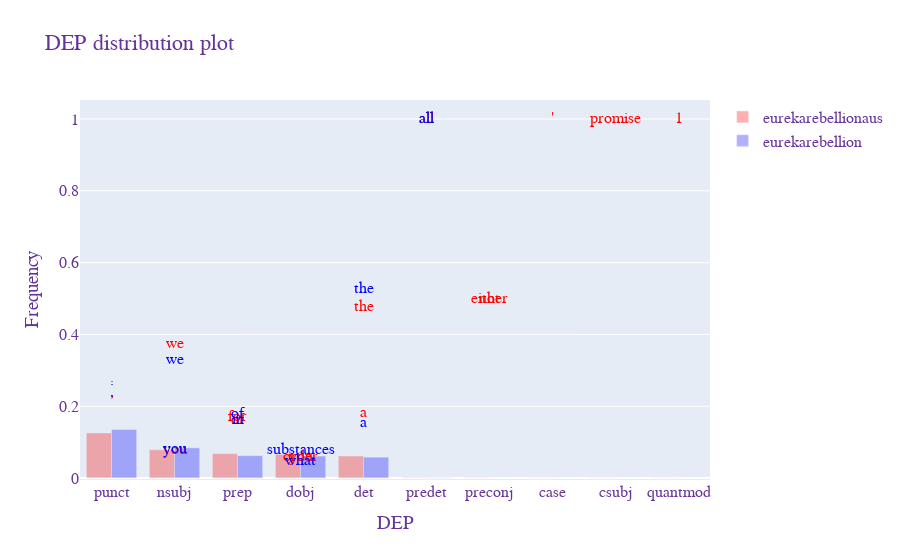

Notebook code for this chart:
### Code cell
generate_scatter_plot(parent_vendor_vocab, parent_vendor_density, alias1_vocab, alias1_density, parent_vendor_name="eurekarebellionaus", alias_name="eurekarebellion", n_vendor=2, mode="dep")

### Figure 1 — Plotly figure (JSON) as saved in the notebook; plotly's stock layout.template omitted (floating-point values rounded to 4 significant figures)
{"data": [{"marker": {"color": "red"}, "name": "eurekarebellionaus", "opacity": 0.3, "type": "bar", "x": ["punct", "nsubj", "prep", "dobj", "det", "predet", "preconj", "case", "csubj", "quantmod"], "y": [0.1259, 0.0788, 0.0682, 0.066, 0.0616, 0.0017, 0.0011, 0.0006, 0.0006, 0.0006]}, {"marker": {"color": "blue"}, "name": "eurekarebellion", "opacity": 0.3, "type": "bar", "x": ["punct", "nsubj", "prep", "dobj", "det", "predet", "preconj", "case", "csubj", "quantmod"], "y": [0.1355, 0.0843, 0.0624, 0.0614, 0.0584, 0.001, 0, 0, 0, 0]}, {"marker": {"color": "red"}, "mode": "text", "showlegend": false, "text": [".", ","], "textfont": {"color": "red"}, "type": "scatter", "x": ["punct", "punct", "punct", "punct", "punct", "punct", "punct", "punct", "punct", "punct"], "y": [0.2775, 0.2379]}, {"marker": {"color": "red"}, "mode": "text", "showlegend": false, "text": ["we", "you"], "textfont": {"color": "red"}, "type": "scatter", "x": ["nsubj", "nsubj", "nsubj", "nsubj", "nsubj", "nsubj", "nsubj", "nsubj", "nsubj", "nsubj"], "y": [0.3732, 0.0775]}, {"marker": {"color": "red"}, "mode": "text", "showlegend": false, "text": ["for", "of"], "textfont": {"color": "red"}, "type": "scatter", "x": ["prep", "prep", "prep", "prep", "prep", "prep", "prep", "prep", "prep", "prep"], "y": [0.1707, 0.1626]}, {"marker": {"color": "red"}, "mode": "text", "showlegend": false, "text": ["you", "order"], "textfont": {"color": "red"}, "type": "scatter", "x": ["dobj", "dobj", "dobj", "dobj", "dobj", "dobj", "dobj", "dobj", "dobj", "dobj"], "y": [0.0588, 0.0588]}, {"marker": {"color": "red"}, "mode": "text", "showlegend": false, "text": ["the", "a"], "textfont": {"color": "red"}, "type": "scatter", "x": ["det", "det", "det", "det", "det", "det", "det", "det", "det", "det"], "y": [0.4775, 0.1802]}, {"marker": {"color": "red"}, "mode": "text", "showlegend": false, "text": ["all"], "textfont": {"color": "red"}, "type": "scatter", "x": ["predet", "predet", "predet", "predet", "predet", "predet", "predet", "predet", "predet", "predet"], "y": [1]}, {"marker": {"color": "red"}, "mode": "text", "showlegend": false, "text": ["either", "not"], "textfont": {"color": "red"}, "type": "scatter", "x": ["preconj", "preconj", "preconj", "preconj", "preconj", "preconj", "preconj", "preconj", "preconj", "preconj"], "y": [0.5, 0.5]}, {"marker": {"color": "red"}, "mode": "text", "showlegend": false, "text": ["'"], "textfont": {"color": "red"}, "type": "scatter", "x": ["case", "case", "case", "case", "case", "case", "case", "case", "case", "case"], "y": [1]}, {"marker": {"color": "red"}, "mode": "text", "showlegend": false, "text": ["promise"], "textfont": {"color": "red"}, "type": "scatter", "x": ["csubj", "csubj", "csubj", "csubj", "csubj", "csubj", "csubj", "csubj", "csubj", "csubj"], "y": [1]}, {"marker": {"color": "red"}, "mode": "text", "showlegend": false, "text": ["1"], "textfont": {"color": "red"}, "type": "scatter", "x": ["quantmod", "quantmod", "quantmod", "quantmod", "quantmod", "quantmod", "quantmod", "quantmod", "quantmod", "quantmod"], "y": [1]}, {"marker": {"color": "blue"}, "mode": "text", "showlegend": false, "text": [".", ","], "textfont": {"color": "blue"}, "type": "scatter", "x": ["punct", "punct", "punct", "punct", "punct", "punct"], "y": [0.2703, 0.2411]}, {"marker": {"color": "blue"}, "mode": "text", "showlegend": false, "text": ["we", "you"], "textfont": {"color": "blue"}, "type": "scatter", "x": ["nsubj", "nsubj", "nsubj", "nsubj", "nsubj", "nsubj"], "y": [0.329, 0.0822]}, {"marker": {"color": "blue"}, "mode": "text", "showlegend": false, "text": ["of", "in"], "textfont": {"color": "blue"}, "type": "scatter", "x": ["prep", "prep", "prep", "prep", "prep", "prep"], "y": [0.1774, 0.1613]}, {"marker": {"color": "blue"}, "mode": "text", "showlegend": false, "text": ["substances", "what"], "textfont": {"color": "blue"}, "type": "scatter", "x": ["dobj", "dobj", "dobj", "dobj", "dobj", "dobj"], "y": [0.0794, 0.0476]}, {"marker": {"color": "blue"}, "mode": "text", "showlegend": false, "text": ["the", "a"], "textfont": {"color": "blue"}, "type": "scatter", "x": ["det", "det", "det", "det", "det", "det"], "y": [0.5254, 0.1525]}, {"marker": {"color": "blue"}, "mode": "text", "showlegend": false, "text": ["all"], "textfont": {"color": "blue"}, "type": "scatter", "x": ["predet", "predet", "predet", "predet", "predet", "predet"], "y": [1]}], "layout": {"font": {"color": "RebeccaPurple", "family": "Courier New, monospace", "size": 16}, "title": {"text": "DEP distribution plot"}, "xaxis": {"title": {"text": "DEP"}}, "yaxis": {"title": {"text": "Frequency"}}}}
